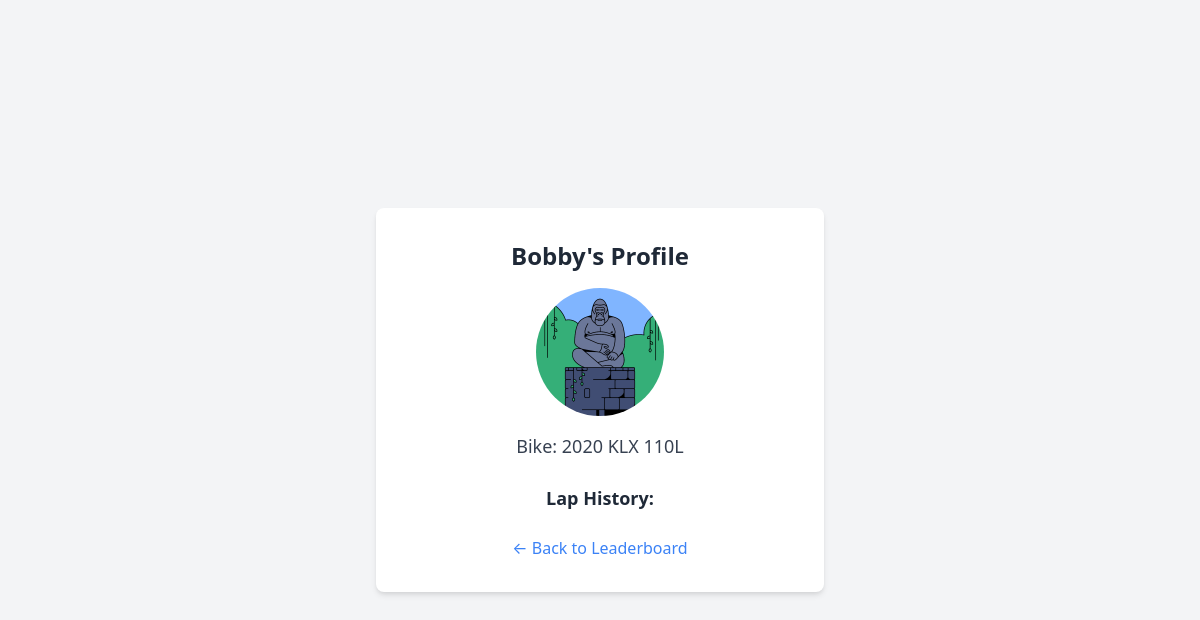
The page /rider/1 on the database its author committed.
### tables this page shows
CREATE TABLE riders (
                id INTEGER PRIMARY KEY AUTOINCREMENT,
                user_id INTEGER,
                name TEXT NOT NULL,
                profile_pic TEXT,
                bike TEXT,
                best_lap TEXT,
                FOREIGN KEY (user_id) REFERENCES users(id)
            );

### routes.py (the view)
@routes.route('/rider/<int:rider_id>')
def rider_profile(rider_id):
    rider = get_rider_by_id(rider_id)
    rider_laps = get_laps_by_rider(rider_id)
    return render_template('rider.html', rider=rider, rider_laps=rider_laps)

### db.py (called while the page is built)
def get_connection():
    conn = sqlite3.connect(DB_NAME)
    conn.row_factory = sqlite3.Row
    return conn

def get_rider_by_id(rider_id):
    with get_connection() as conn:
        cursor = conn.cursor()
        cursor.execute("SELECT * FROM riders WHERE id = ?", (rider_id,))
        return cursor.fetchone()

def get_laps_by_rider(rider_id):
    with get_connection() as conn:
        cursor = conn.cursor()
        cursor.execute("SELECT lap_time FROM laps WHERE rider_id = ?", (rider_id,))
        return cursor.fetchall()

### templates/rider.html (shortened to what this page needs)
<!DOCTYPE html>
<html lang="en">
<head>
  <link href="https://cdn.jsdelivr.net/npm/tailwindcss@2.2.19/dist/tailwind.min.css" rel="stylesheet">
</head>
<body class="bg-gray-100 min-h-screen flex items-center justify-center px-4 py-8">
  <div class="bg-white shadow-md rounded-lg p-8 w-full max-w-md text-center">
    <h2 class="text-2xl font-bold text-gray-800 mb-4">{{ rider.name }}'s Profile</h2>
    {% if rider.profile_pic %}
      <img src="{{ url_for('static', filename=rider.profile_pic) }}" alt="Profile Picture" class="w-32 h-32 object-cover mx-auto rounded-full mb-4">
    {% else %}
      <img src="{{ url_for('static', filename='profile_pics/sampleUser.jpg') }}" alt="Default Profile Picture" class="w-32 h-32 object-cover mx-auto rounded-full mb-4">
    {% endif %}
    <p class="text-lg text-gray-700 mb-6">Bike: {{ rider.bike }}</p>
    <h3 class="text-lg font-semibold text-gray-800 mb-2">Lap History:</h3>
    <a href="/leaderboard" class="text-blue-500 hover:underline">← Back to Leaderboard</a>
  </div>
</body>
</html>

### rows shown on the page
riders: name "Bobby", profile_pic (picture), bike "2020 KLX 110L"
